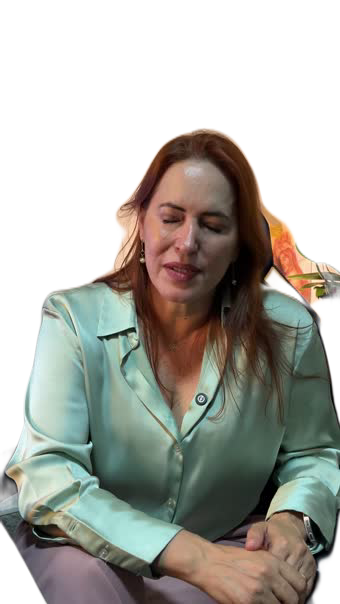
#> input picture clientes/dra-wagnete-cruz/videos/wagnete-004-voce-tem-direito/calib/m_f1.png, 340 x 604 px, found by its file name; its folder holds 2 pictures in this run
$ python chin.py
#> lines starting #> are read from the running program, lines starting #| are printed output that depends on the picture; after the words box and inside, x2 and y2 are one past the last pixel; in counts of white or black regions, pixels touching at a corner belong together
from PIL import Image
import numpy as np
LEG_TOP_FRAC=1040/1920   # legenda começa nesse fração (top:1040px)
for tag in ("f1","f2"):
    a=np.array(Image.open(f"calib/m_{tag}.png").convert("RGBA"))[:,:,3]
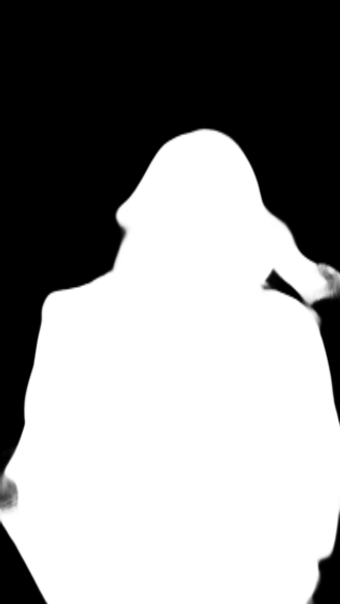
#> a: shape (604, 340); min 0, max 255, mean 147.7
    H,W=a.shape; subj=a>128
#> after `H, W = a.shape`: H = 604; W = 340
#> after `subj = a > 128`:
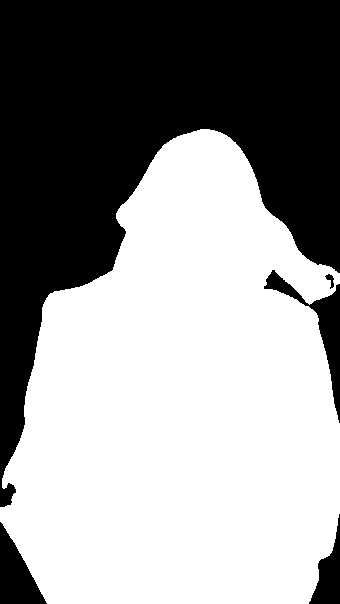
#> subj: shape (604, 340) bool; 58% white; 5 black regions, box (x1, y1, x2, y2) and area: (0, 0, 340, 507) 80689, (264, 270, 340, 423) 2272, (0, 522, 47, 604) 2037, (309, 514, 340, 604) 1294, (325, 274, 334, 289) 60
    width=np.array([ (np.where(subj[y])[0].max()-np.where(subj[y])[0].min()) if subj[y].sum()>8 else 0 for y in range(H)])
#> width = 604 values, max 339 at index 507, min 0 at index 0, mean 197.2
    pres=width>30; head_top=int(np.argmax(pres))
#> after `head_top = int(np.argmax(pres))`: head_top = 133
    # queixo ~ onde a largura cresce de novo (rosto->ombros) depois de um mínimo abaixo da cabeça
    seg=width[head_top+60:head_top+330]
#> seg = 270 values, max 330 at index 268, min 126 at index 0, mean 256.6
    neck=head_top+60+int(np.argmin(seg))
#> neck = 193
    # normalizar pra 1920
    s=1920/H
#> s = 3.18
    chin=neck*s; legtop=LEG_TOP_FRAC*1920
#> after `chin = neck * s`: chin = 613.5
    print(f"{tag}: H={H} head_top={int(head_top*s)} queixo~{int(chin)}  legenda_top={int(legtop)}  GAP queixo->legenda={int(legtop-chin)}px")
#| f1: H=604 head_top=422 queixo~613  legenda_top=1040  GAP queixo->legenda=426px
#> pass 2 of the loop `for tag in ("f1","f2"):`:
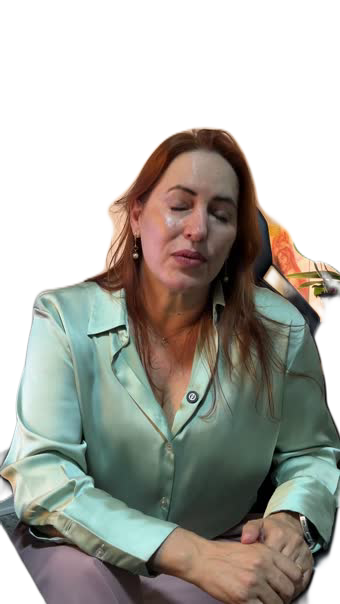
#> input picture clientes/dra-wagnete-cruz/videos/wagnete-004-voce-tem-direito/calib/m_f2.png, 340 x 604 px, found by its file name
#> `a=np.array(Image.open(f"calib/m_{tag}.png").convert("RGBA"))[:,:,3]`:
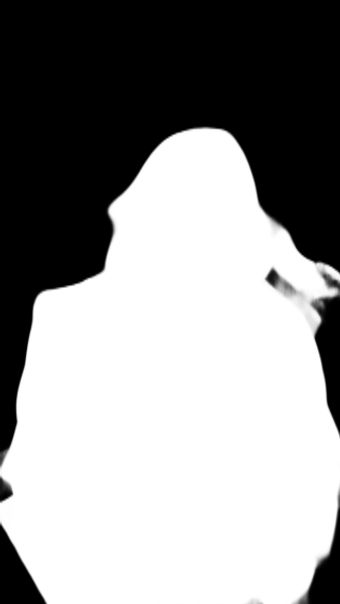
#> a: shape (604, 340); min 0, max 255, mean 150.5
#> `subj = a > 128`:
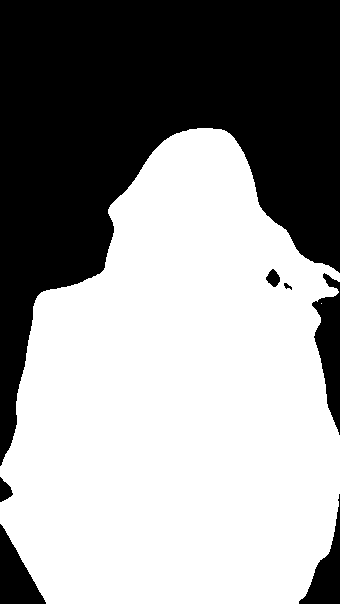
#> subj: shape (604, 340) bool; 59% white; 7 black regions, largest, box (x1, y1, x2, y2) and area: (0, 0, 340, 466) 77672, (312, 273, 340, 435) 2453, (0, 524, 46, 604) 1924
#> width = 604 values, max 339 at index 466, min 0 at index 0, mean 200.4
#> head_top = 129
#> seg = 270 values, max 335 at index 268, min 128 at index 0, mean 259.6
#> neck = 189
#> chin = 600.8
#| f2: H=604 head_top=410 queixo~600  legenda_top=1040  GAP queixo->legenda=439px
